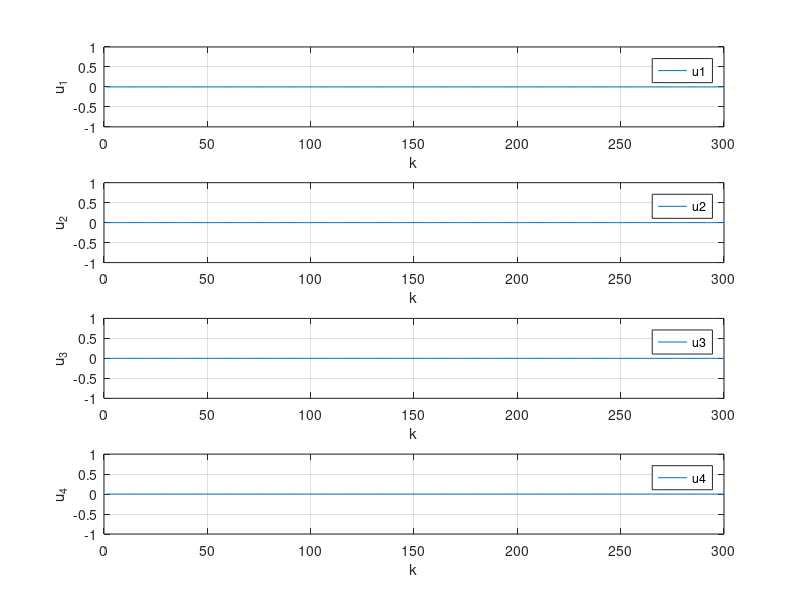

MATLAB code for this plot: (Note: this script raises an error after producing the figure.)
addpath('../matlab2tikz-master/src/');
outputFile = '../Wykresy_tex/proj_zadanie1u.tex';

y1 = dlmread('zad1_y1.csv','\t');
y2 = dlmread('zad1_y2.csv','\t');
y3 = dlmread('zad1_y3.csv','\t');
u1 = dlmread('zad1_u1.csv','\t');
u2 = dlmread('zad1_u2.csv','\t');
u3 = dlmread('zad1_u3.csv','\t');
u4 = dlmread('zad1_u4.csv','\t');

%%z = dlmread('zad6_z_best_nie_licz_zakl.csv','\t');
%x = 1:length(x);

figure(1);


subplot(4,1, 1);
plot(u1);
ylabel('u_1');
xlabel('k');
grid on;
legend('u1', 'Location', 'NorthEast');

subplot(4,1, 2);
plot(u2);
ylabel('u_2');
 xlabel('k');
grid on;
legend('u2', 'Location', 'NorthEast');

subplot(4,1, 3);
plot(u3);
ylabel('u_3');
 xlabel('k');
grid on;
legend('u3', 'Location', 'NorthEast');

subplot(4,1, 4);
plot(u4);
ylabel('u_4');
 xlabel('k');
grid on;
legend('u4', 'Location', 'NorthEast');

% figure(2);
% 
% subplot(3,1, 1);
% plot(y1);
% ylabel('y_1');
%  xlabel('k');
% grid on;
% 
% subplot(3,1, 2);
% plot(y2);
% ylabel('y_2');
%  xlabel('k');
% grid on;
% 
% subplot(3,1, 3);
% 
% plot(y3);
% %xlim([min(x) max(x)]);
% %title('y');
% %xlabel('k');
% 
% ylabel('y_3');
%  xlabel('k');
%legend('y', 'Location', 'NorthEast');
%ylim([floor(min(y)) ceil(0.5+max(y))]);
grid on;
box on;

% subplot(,1, 2);
% hold on;
% %stairs(x,u);
% plot(x,u);
% plot(x,u1);
% plot(x,u2);
% plot(x,u3);
% plot(x,u4);
% xlim([min(x) max(x)]);
% %title('u');
% %xlabel('k');
% ylabel('u');
% legend('u', 'Location', 'NorthEast');
% grid on;
% box on;

% subplot(3,1, 3);
% hold on;
% stairs(x,z);
% xlim([min(x) max(x)]);
% %title('z');
% xlabel('k');
% ylabel('z');
% legend('z', 'Location', 'NorthEast');
% grid on;
% box on;

% dwie linijki poni�ej zapewniaj� poprawne ustawienie wykresu w pdf-ie
% oraz pozwalaj� nazwa� wykres pod spodem
%beforeFigure = [sprintf('\\begin{figure}[H] \n\\centering')];
%afterFigure = [sprintf('\\caption{%s}\n\\end{figure}', title)];

matlab2tikz(outputFile, ...
    'showInfo', false, ...
    'encoding', 'UTF-8');
%    'extraCode', beforeFigure, ...
%    'extraCodeAtEnd', afterFigure);
hold off;
%close(1)